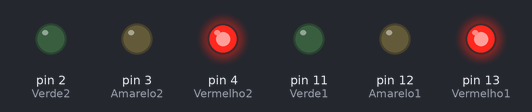
This sketch was run on a simulated Arduino Uno, built with avr-gcc and run on an emulated ATmega328P. Shown: output pins drawn as LEDs (lit = HIGH).

Above: at 0.5 s.
At 2.5 s:
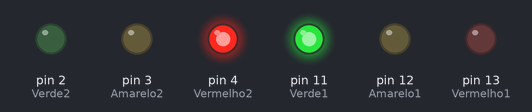
At 4.5 s:
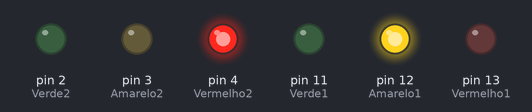
At 7.5 s:
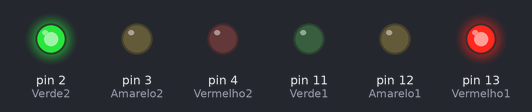
At 9.5 s:
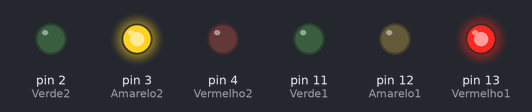
Timing chart, 0 to 13.0 s (numbered marks = the images above):
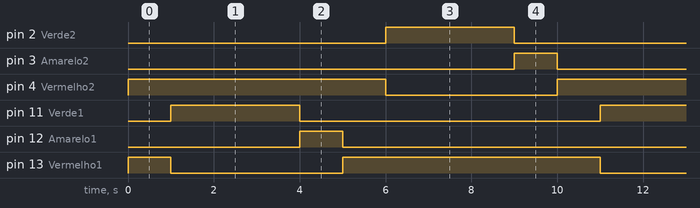

The sketch:

semaforoduplo_led.ino
```cpp
//semaforo duplo com 6 leds

#define Vermelho1 13
#define Amarelo1 12
#define Verde1 11

#define Vermelho2 4
#define Amarelo2 3
#define Verde2 2


void setup() {
  pinMode(Vermelho1, OUTPUT);
  pinMode(Amarelo1, OUTPUT);
  pinMode(Verde1, OUTPUT);

  pinMode(Vermelho2, OUTPUT);
  pinMode(Amarelo2, OUTPUT);
  pinMode(Verde2, OUTPUT);
}

void loop() {
  digitalWrite(Vermelho1, HIGH);
  digitalWrite(Vermelho2, HIGH);
  delay(1000);
  digitalWrite(Vermelho1,LOW);
  digitalWrite(Verde1,HIGH);
  delay(3000);
  digitalWrite(Verde1,LOW);
  digitalWrite(Amarelo1,HIGH);
  delay(1000);
  digitalWrite(Amarelo1,LOW);
  digitalWrite(Vermelho1,HIGH);
  delay(1000);
  digitalWrite(Vermelho2,LOW);
  digitalWrite(Verde2,HIGH);
  delay(3000);
  digitalWrite(Verde2,LOW);
  digitalWrite(Amarelo2,HIGH);
  delay(1000);
  digitalWrite(Amarelo2,LOW);
  digitalWrite(Vermelho2,HIGH);
}
```

Measured:
- by itself, pin 2 (Verde2), pin 11 (Verde1): alternates HIGH for 3.0 s and LOW for 7.0 s
- by itself, pin 3 (Amarelo2), pin 12 (Amarelo1): alternates HIGH for 1.0 s and LOW for 9.0 s
- by itself, pin 4 (Vermelho2): alternates HIGH for 6.0 s and LOW for 4.0 s
- by itself, pin 13 (Vermelho1): repeats every 10.0 s: LOW 4.0 s, HIGH 6.0 s
